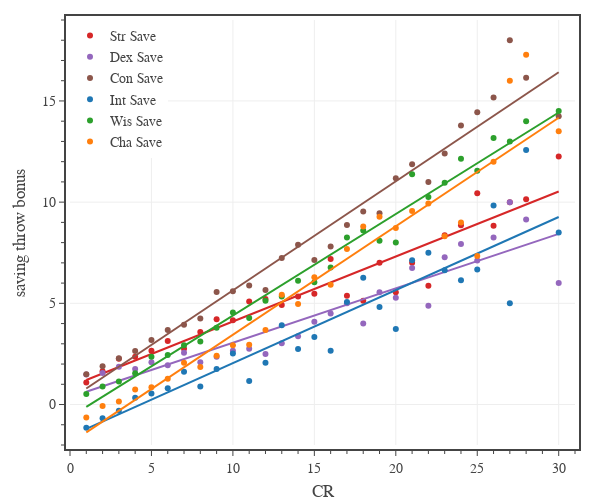

The notebook cell saved with this chart:
### Code cell
# Saving throw modifier
columns = ['Str Save','Dex Save','Con Save','Int Save','Wis Save','Cha Save']
colors = ['#d62728','#9467bd','#8c564b','#1f77b4','#2ca02c','#ff7f0e']

df1 = df0[df0['Category'].isin(['generic','legendary','unique']) & df0['CR'].between(1, 30)]

# create figure
fig = go.Figure(
    layout=go.Layout(
        template=tfb.FIG_TEMPLATE,
        margin=dict(l=70, r=25, b=55, t=20, pad=4),
        xaxis=dict(
            title_text='CR',
            range=[0,31],
            tick0=0, dtick=5,
            minor=dict(tick0=0, dtick=1),
        ),
        yaxis=dict(
            title_text='saving throw bonus',
            range=[-2,19],
            tick0=0, dtick=5,
            minor=dict(tick0=0, dtick=1),
        ),
        legend=dict(
            xanchor='left', yanchor='top',
            x=0.00, y=1.00,
            orientation='v',
            tracegroupgap=0,
        )
    )
)

for column, color in zip(columns, colors):
    plot_mean_fit(fig, df1, 'CR', column, column, color)

# show figure
fig.update_layout(width=600, height=500)
fig.show(config=tfb.FIG_CONFIG)

# save figures
if SAVEFIGS:
    fig.update_layout(autosize=True, width=None, height=None)
    tfb.save_fig_html(fig, format='large', name='fig-saving-throw-modifier-vs-cr-large')
    tfb.save_fig_html(fig, format='small', name='fig-saving-throw-modifier-vs-cr-small')

### Figure 1 — Plotly figure (JSON) as saved in the notebook; plotly's stock layout.template omitted (floating-point values rounded to 4 significant figures)
{"data": [{"hovertemplate": "<b>Str Save</b><br>CR %{x:,.0f}<br>Mean %{y:,.1f}<br><extra></extra>", "legendgroup": "Str Save", "line": {"color": "#d62728"}, "mode": "markers", "name": "Str Save", "type": "scatter", "x": [1, 2, 3, 4, 5, 6, 7, 8, 9, 10, 11, 12, 13, 14, 15, 16, 17, 18, 19, 20, 21, 22, 23, 24, 25, 26, 27, 28, 30], "y": [1.085, 1.645, 2.265, 2.355, 2.657, 3.143, 2.756, 3.587, 4.208, 4.159, 5.091, 5.219, 4.921, 5.333, 5.476, 7.192, 5.375, 5.133, 7, 5.545, 7, 5.875, 8.364, 8.857, 10.44, 8.833, 10, 10.14, 12.25]}, {"hoverinfo": "skip", "legendgroup": "Str Save", "line": {"color": "#d62728"}, "mode": "lines", "name": "Str Save", "showlegend": false, "type": "scatter", "x": [1, 2, 3, 4, 5, 6, 7, 8, 9, 10, 11, 12, 13, 14, 15, 16, 17, 18, 19, 20, 21, 22, 23, 24, 25, 26, 27, 28, 30], "y": [1.213, 1.534, 1.855, 2.177, 2.498, 2.819, 3.14, 3.461, 3.783, 4.104, 4.425, 4.746, 5.068, 5.389, 5.71, 6.031, 6.353, 6.674, 6.995, 7.316, 7.637, 7.959, 8.28, 8.601, 8.922, 9.244, 9.565, 9.886, 10.53]}, {"hovertemplate": "<b>Dex Save</b><br>CR %{x:,.0f}<br>Mean %{y:,.1f}<br><extra></extra>", "legendgroup": "Dex Save", "line": {"color": "#9467bd"}, "mode": "markers", "name": "Dex Save", "type": "scatter", "x": [1, 2, 3, 4, 5, 6, 7, 8, 9, 10, 11, 12, 13, 14, 15, 16, 17, 18, 19, 20, 21, 22, 23, 24, 25, 26, 27, 28, 30], "y": [1.483, 1.557, 1.868, 1.757, 2.093, 1.935, 2.564, 2.087, 2.358, 2.659, 2.75, 2.5, 3.026, 3.37, 4.095, 4.5, 5, 4, 5.545, 5.273, 6.75, 4.875, 7.273, 7.929, 7.111, 8.25, 10, 9.143, 6]}, {"hoverinfo": "skip", "legendgroup": "Dex Save", "line": {"color": "#9467bd"}, "mode": "lines", "name": "Dex Save", "showlegend": false, "type": "scatter", "x": [1, 2, 3, 4, 5, 6, 7, 8, 9, 10, 11, 12, 13, 14, 15, 16, 17, 18, 19, 20, 21, 22, 23, 24, 25, 26, 27, 28, 30], "y": [0.6295, 0.8985, 1.168, 1.437, 1.706, 1.975, 2.244, 2.513, 2.782, 3.051, 3.32, 3.589, 3.858, 4.127, 4.396, 4.665, 4.934, 5.203, 5.472, 5.741, 6.01, 6.279, 6.548, 6.817, 7.086, 7.355, 7.624, 7.893, 8.432]}, {"hovertemplate": "<b>Con Save</b><br>CR %{x:,.0f}<br>Mean %{y:,.1f}<br><extra></extra>", "legendgroup": "Con Save", "line": {"color": "#8c564b"}, "mode": "markers", "name": "Con Save", "type": "scatter", "x": [1, 2, 3, 4, 5, 6, 7, 8, 9, 10, 11, 12, 13, 14, 15, 16, 17, 18, 19, 20, 21, 22, 23, 24, 25, 26, 27, 28, 30], "y": [1.492, 1.896, 2.285, 2.645, 3.193, 3.688, 3.936, 4.25, 5.566, 5.591, 5.886, 5.656, 7.237, 7.889, 7.143, 7.808, 8.875, 9.533, 9.455, 11.18, 11.88, 11, 12.41, 13.79, 14.44, 15.17, 18, 16.14, 14.25]}, {"hoverinfo": "skip", "legendgroup": "Con Save", "line": {"color": "#8c564b"}, "mode": "lines", "name": "Con Save", "showlegend": false, "type": "scatter", "x": [1, 2, 3, 4, 5, 6, 7, 8, 9, 10, 11, 12, 13, 14, 15, 16, 17, 18, 19, 20, 21, 22, 23, 24, 25, 26, 27, 28, 30], "y": [0.7926, 1.331, 1.87, 2.409, 2.948, 3.487, 4.025, 4.564, 5.103, 5.642, 6.181, 6.719, 7.258, 7.797, 8.336, 8.875, 9.413, 9.952, 10.49, 11.03, 11.57, 12.11, 12.65, 13.19, 13.72, 14.26, 14.8, 15.34, 16.42]}, {"hovertemplate": "<b>Int Save</b><br>CR %{x:,.0f}<br>Mean %{y:,.1f}<br><extra></extra>", "legendgroup": "Int Save", "line": {"color": "#1f77b4"}, "mode": "markers", "name": "Int Save", "type": "scatter", "x": [1, 2, 3, 4, 5, 6, 7, 8, 9, 10, 11, 12, 13, 14, 15, 16, 17, 18, 19, 20, 21, 22, 23, 24, 25, 26, 27, 28, 30], "y": [-1.144, -0.6776, -0.3046, 0.3364, 0.55, 0.8052, 1.615, 0.8875, 1.755, 2.523, 1.159, 2.062, 3.921, 2.741, 3.333, 2.654, 5.062, 6.267, 4.818, 3.727, 7.125, 7.5, 6.636, 6.143, 6.667, 9.833, 5, 12.57, 8.5]}, {"hoverinfo": "skip", "legendgroup": "Int Save", "line": {"color": "#1f77b4"}, "mode": "lines", "name": "Int Save", "showlegend": false, "type": "scatter", "x": [1, 2, 3, 4, 5, 6, 7, 8, 9, 10, 11, 12, 13, 14, 15, 16, 17, 18, 19, 20, 21, 22, 23, 24, 25, 26, 27, 28, 30], "y": [-1.203, -0.8416, -0.4805, -0.1195, 0.2415, 0.6026, 0.9636, 1.325, 1.686, 2.047, 2.408, 2.769, 3.13, 3.491, 3.852, 4.213, 4.574, 4.935, 5.296, 5.657, 6.018, 6.379, 6.74, 7.101, 7.462, 7.823, 8.184, 8.545, 9.267]}, {"hovertemplate": "<b>Wis Save</b><br>CR %{x:,.0f}<br>Mean %{y:,.1f}<br><extra></extra>", "legendgroup": "Wis Save", "line": {"color": "#2ca02c"}, "mode": "markers", "name": "Wis Save", "type": "scatter", "x": [1, 2, 3, 4, 5, 6, 7, 8, 9, 10, 11, 12, 13, 14, 15, 16, 17, 18, 19, 20, 21, 22, 23, 24, 25, 26, 27, 28, 30], "y": [0.5169, 0.8962, 1.132, 1.542, 2.357, 2.442, 2.923, 3.112, 3.792, 4.545, 4.273, 5.125, 5.342, 6.111, 6.048, 6.769, 8.25, 8.6, 8.091, 8, 11.38, 10.25, 10.95, 12.14, 11.56, 13.17, 13, 14, 14.5]}, {"hoverinfo": "skip", "legendgroup": "Wis Save", "line": {"color": "#2ca02c"}, "mode": "lines", "name": "Wis Save", "showlegend": false, "type": "scatter", "x": [1, 2, 3, 4, 5, 6, 7, 8, 9, 10, 11, 12, 13, 14, 15, 16, 17, 18, 19, 20, 21, 22, 23, 24, 25, 26, 27, 28, 30], "y": [-0.1127, 0.3888, 0.8902, 1.392, 1.893, 2.394, 2.896, 3.397, 3.899, 4.4, 4.902, 5.403, 5.904, 6.406, 6.907, 7.409, 7.91, 8.412, 8.913, 9.414, 9.916, 10.42, 10.92, 11.42, 11.92, 12.42, 12.92, 13.43, 14.43]}, {"hovertemplate": "<b>Cha Save</b><br>CR %{x:,.0f}<br>Mean %{y:,.1f}<br><extra></extra>", "legendgroup": "Cha Save", "line": {"color": "#ff7f0e"}, "mode": "markers", "name": "Cha Save", "type": "scatter", "x": [1, 2, 3, 4, 5, 6, 7, 8, 9, 10, 11, 12, 13, 14, 15, 16, 17, 18, 19, 20, 21, 22, 23, 24, 25, 26, 27, 28, 30], "y": [-0.6356, -0.0765, 0.1457, 0.7477, 0.85, 1.273, 2.064, 1.85, 2.415, 2.932, 2.955, 3.688, 5.421, 4.963, 6.286, 5.923, 7.688, 8.8, 9.273, 8.727, 9.562, 9.938, 8.318, 9, 7.333, 12, 16, 17.29, 13.5]}, {"hoverinfo": "skip", "legendgroup": "Cha Save", "line": {"color": "#ff7f0e"}, "mode": "lines", "name": "Cha Save", "showlegend": false, "type": "scatter", "x": [1, 2, 3, 4, 5, 6, 7, 8, 9, 10, 11, 12, 13, 14, 15, 16, 17, 18, 19, 20, 21, 22, 23, 24, 25, 26, 27, 28, 30], "y": [-1.379, -0.8432, -0.307, 0.2292, 0.7654, 1.302, 1.838, 2.374, 2.91, 3.446, 3.982, 4.519, 5.055, 5.591, 6.127, 6.663, 7.2, 7.736, 8.272, 8.808, 9.344, 9.88, 10.42, 10.95, 11.49, 12.03, 12.56, 13.1, 14.17]}], "layout": {"height": 500, "legend": {"orientation": "v", "tracegroupgap": 0, "x": 0, "xanchor": "left", "y": 1, "yanchor": "top"}, "margin": {"b": 55, "l": 70, "pad": 4, "r": 25, "t": 20}, "width": 600, "xaxis": {"dtick": 5, "minor": {"dtick": 1, "tick0": 0}, "range": [0, 31], "tick0": 0, "title": {"text": "CR"}}, "yaxis": {"dtick": 5, "minor": {"dtick": 1, "tick0": 0}, "range": [-2, 19], "tick0": 0, "title": {"text": "saving throw bonus"}}}}
